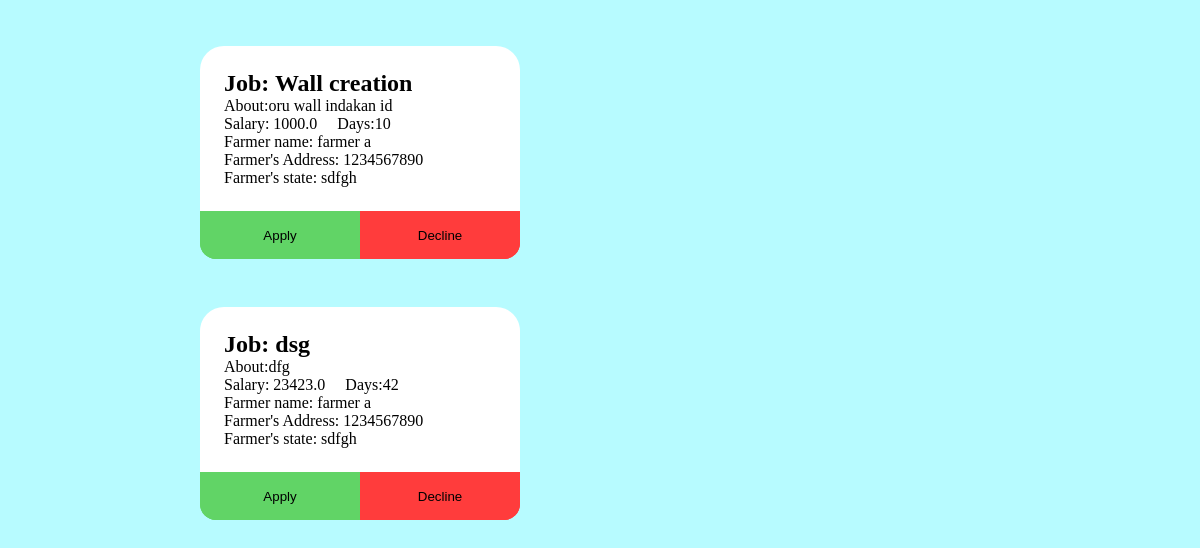
Page /employee/ (signed in, lower part) on the earlier database version.
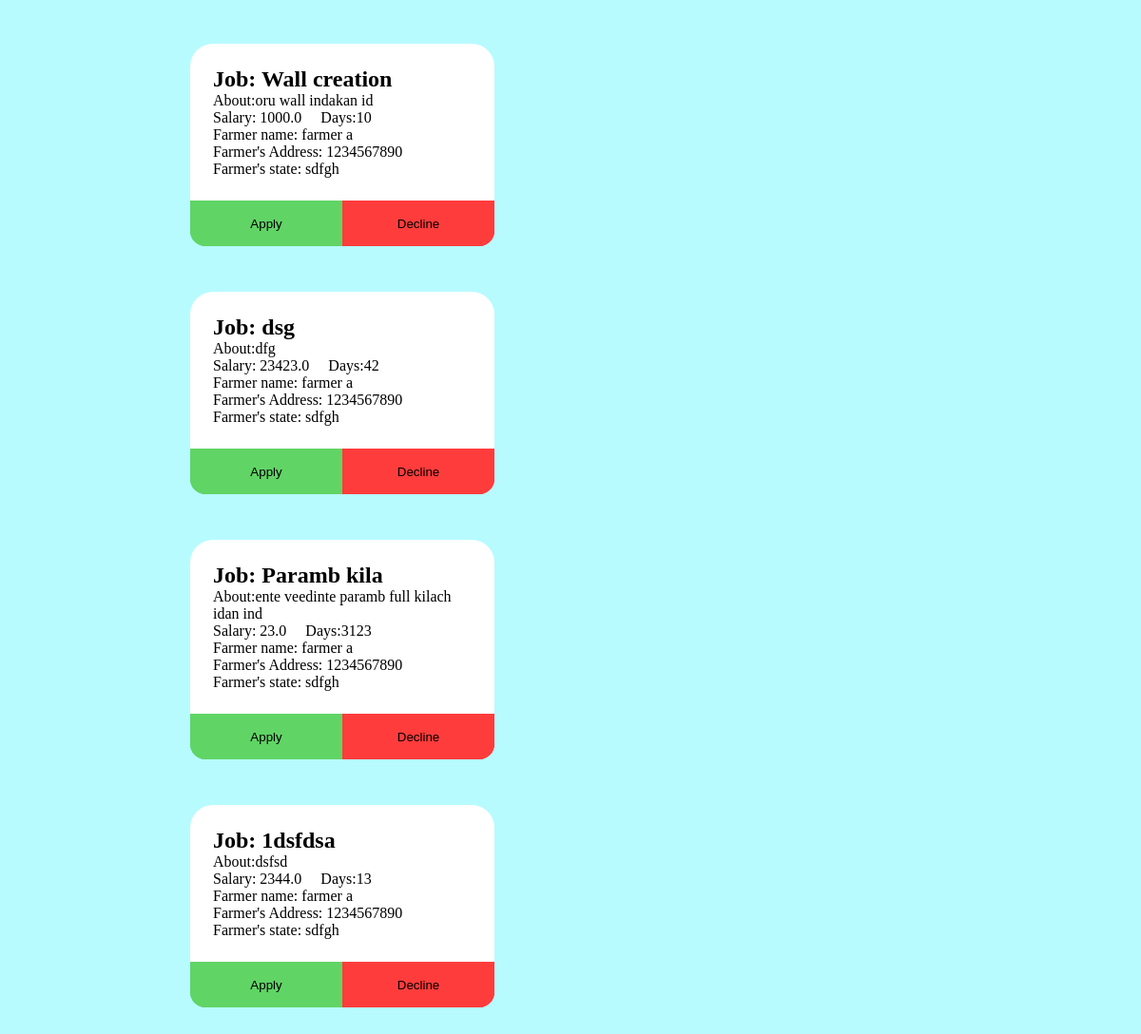
Same page on the later database version.
### farmers/models.py (models this page shows, shortened)
class Job(models.Model):
    user = models.ForeignKey(User, on_delete=models.CASCADE, related_name='job')
    name = models.CharField(max_length=100)
    description = models.CharField(max_length=100)
    day = models.IntegerField(default=10)
    salary = models.FloatField(default=1000, help_text="per day")
    applications = models.ManyToManyField(User, related_name="applicants")
    hired_list = models.ManyToManyField(User, related_name="hired")
    declined = models.ManyToManyField(User, related_name="rejected")
    start_date = models.DateField(blank=True, null=True)
    end_date = models.DateField(blank=True, null=True)

### accounts/models.py (models this page shows, shortened)
class User(AbstractUser):
    is_admin = models.BooleanField('Is admin', default=False)
    is_employee = models.BooleanField('Is employee', default=False)
    is_farmer = models.BooleanField('Is farmer', default=False)
    age = models.IntegerField('Age of user', default=0)
    phone = models.CharField(
        'User phone number', max_length=15, blank=True)
    address = models.CharField(
        'Address of user', max_length=200, blank=True)
    aadhar = models.CharField('Aadhar number of user',
                              max_length=12, blank=True)
    is_available_for_job = models.BooleanField(
        'Available for job', default=True)
    state = models.CharField(max_length=50, null=True, blank=True)
    salary = models.CharField(max_length=50, null=True, blank=True)
    corps = models.ForeignKey(Crop, related_name="user", on_delete=models.SET_NULL, blank=True, null=True)
    hector = models.FloatField(default=0)

### employees/views.py (the view)
# urls.py: path('', views.auth_login, name='index'),
@login_required
def index(request):
    anns = Announcements.objects.all()
    reqs = Job.objects.all().exclude(applications__in=[request.user]).exclude(hired_list__in=[request.user]) \
        .exclude(declined__in=[request.user])
    return render(request, 'employees/index.html', {"anns": anns, "reqs": reqs})

### employees/templates/employees/index.html (shortened to what this page needs)
{% extends "farmers/new_base.html" %}
{% block content %}
    <div class="home_container">
        <div class="left-box">
            <div class="base_container">
                {% if reqs %}
                    {% for req in reqs %}
                        <div class="item">
                            <div class="item_top">
                                <div class="item_top_text">
                                    <h2>
                                        Job: {{ req.name }}
                                    </h2>
                                    <p>
                                        About:{{ req.description }}
                                    </p>
                                    <p>
                                        Salary: {{ req.salary }} &nbsp; &nbsp; Days:{{ req.day }}
                                    </p>
                                    <p>
                                        Farmer name: {{ req.user.first_name }} {{ req.user.last_name }}
                                    </p>
                                    <p>
                                        Farmer's Address: {{ req.user.address }}
                                    </p>
                                    <p>
                                        Farmer's state: {{ req.user.state }}
                                    </p>
                                </div>
                            </div>
                            <div class="item_bottom">
                                <form action="accept/" method="post">
                                    <div class="item_bottom_left">
                                        <button type="submit" class="item_bottom_left">Apply</button>
                                    </div>
                                </form>
                                <form method="post" action="reject/">
                                    <div class="item_bottom_right">
                                        <button type="submit" class="item_bottom_right">Decline</button>
                                    </div>
                                </form>
                            </div>
                        </div>
                    {% endfor %}
                {% else %}
                    <div>
                        <h2> No Job Offers </h2>
                    </div>
                {% endif %}
            </div>
        </div>
    </div>
{% endblock content %}

Differences in the rows shown:
added Job: name "Paramb kila", description "ente veedinte paramb full kilach idan ind", salary "23.0", day "3123", user.first_name "farmer", user.last_name "a", user.address "1234567890", user.state "sdfgh"
added Job: name "1dsfdsa", description "dsfsd", salary "2344.0", day "13", user.first_name "farmer", user.last_name "a", user.address "1234567890", user.state "sdfgh"
